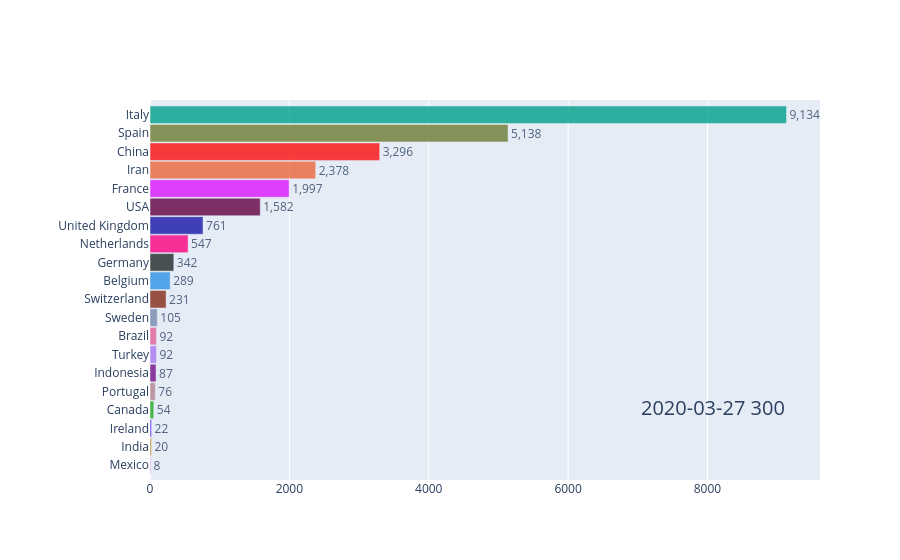

The cell this chart's notebook holds for it:
### Code cell
# look at specific frame
import bar_chart_race_ as bcr
import pandas as pd
import plotly.graph_objects as go
import plotly
import numpy as np

df = pd.read_csv('./data/covid19.csv', index_col='date', parse_dates=True)

bcr = bcr.bar_chart_race_plotly(df, orientation='h', period_length=200)
#print(bcr.df_values.head())
#print(bcr.df_ranks.head())
print('bcr.n_bars= ', bcr.n_bars)
print('xlimit, ylimit: ', bcr.xlimit, bcr.ylimit)

frames = []
slider_steps = []

i=300
bar_locs = bcr.df_ranks.iloc[i].values
top_filt = (bar_locs >= 0) & (bar_locs < bcr.n_bars + 1)
bar_vals = bcr.df_values.iloc[i].values
print('bar_locs')
print(bar_locs)

bar_vals[bar_locs == 0] = 0
bar_vals[bar_locs == bcr.n_bars + 1] = 0
print('bar_vals')
print(bar_vals)

# bcr.set_value_limit(bar_vals) # plotly bug? not updating range

cols = bcr.df_values.columns.values.copy()

cols[bar_locs == 0] = ' '
print('cols')
print(cols)
colors = bcr.bar_colors
bar_locs = bar_locs + np.random.rand(len(bar_locs)) / 10_000 # done to prevent stacking of bars
x, y = (bar_vals, bar_locs) if bcr.orientation == 'h' else (bar_locs, bar_vals)

print('x: ', x)
print('y: ', y)
label_axis = dict(tickmode='array', tickvals=bar_locs, ticktext=cols, 
                    tickfont=bcr.tick_label_font)

label_axis['range'] = bcr.ylimit if bcr.orientation == 'h' else bcr.xlimit
if bcr.orientation == 'v':
    label_axis['tickangle'] = -90

value_axis = dict(showgrid=True, type=bcr.scale)#, tickformat=',.0f')
value_axis['range'] = bcr.xlimit if bcr.orientation == 'h' else bcr.ylimit

bar = go.Bar(x=x, y=y, width=bcr.bar_size, textposition=bcr.bar_textposition,
                texttemplate=bcr.bar_texttemplate, orientation=bcr.orientation, 
                marker_color=colors, insidetextfont=bcr.bar_label_font, 
                cliponaxis=False, outsidetextfont=bcr.bar_label_font, 
                hovertemplate=bcr.hovertemplate, **bcr.bar_kwargs)

data = [bar]
xaxis, yaxis = (value_axis, label_axis) if bcr.orientation == 'h' else (label_axis, value_axis)

print('xaxis: ', xaxis)
print('yaxis: ', yaxis)
annotations = bcr.get_annotations(i)
if bcr.slider and i % bcr.steps_per_period == 0:
    slider_steps.append(
                {"args": [[i],
                    {"frame": {"duration": bcr.duration, "redraw": False},
                        "mode": "immediate",
                        "fromcurrent": True,
                        "transition": {"duration": bcr.duration}
                    }],
                "label": bcr.get_period_label_text(i), 
                "method": "animate"})
layout = go.Layout(xaxis=xaxis, yaxis=yaxis, annotations=annotations, 
                    margin={'l': 150}, **bcr.layout_kwargs)
frames.append(go.Frame(data=data, layout=layout, name=i))

fig = go.Figure(data=data, layout=layout, frames=frames)
fig.show()
#bcr.make_animation()

### Figure 1 — Plotly figure (JSON) as saved in the notebook; plotly's stock layout.template omitted (floating-point values rounded to 4 significant figures)
{"data": [{"cliponaxis": false, "hovertemplate": "%{y} - %{x:,.0f}<extra></extra>", "insidetextfont": {"size": 12}, "marker": {"color": ["#2E91E5", "#E15F99", "#1CA71C", "#FB0D0D", "#DA16FF", "#222A2A", "#B68100", "#750D86", "#EB663B", "#511CFB", "#00A08B", "#FB00D1", "#FC0080", "#B2828D", "#6C7C32", "#778AAE", "#862A16", "#A777F1", "#620042", "#1616A7"]}, "opacity": 0.8, "orientation": "h", "outsidetextfont": {"size": 12}, "textposition": "outside", "texttemplate": "%{x:,.0f}", "type": "bar", "width": 0.95, "x": [289.0, 92.0, 54.0, 3296.0, 1997.0, 342.0, 20.0, 87.0, 2378.0, 22.0, 9134.0, 8.0, 547.0, 76.0, 5138.0, 105.0, 231.0, 92.0, 1582.0, 761.0], "y": [11.0, 8.0, 4.0, 18.0, 16.0, 12.0, 2.0, 6.0, 17.0, 3.0, 20.0, 1.0, 13.0, 5.0, 19.0, 9.0, 10.0, 7.0, 15.0, 14.0]}], "layout": {"annotations": [{"font": {"size": 20}, "showarrow": false, "text": "2020-03-27 300", "x": 0.95, "xanchor": "right", "xref": "paper", "y": 0.15, "yref": "paper"}], "margin": {"l": 150}, "showlegend": false, "xaxis": {"showgrid": true, "type": "linear"}, "yaxis": {"range": [0.2, 20.8], "tickfont": {"size": 12}, "tickmode": "array", "ticktext": ["Belgium", "Brazil", "Canada", "China", "France", "Germany", "India", "Indonesia", "Iran", "Ireland", "Italy", "Mexico", "Netherlands", "Portugal", "Spain", "Sweden", "Switzerland", "Turkey", "USA", "United Kingdom"], "tickvals": [11.0, 8.0, 4.0, 18.0, 16.0, 12.0, 2.0, 6.0, 17.0, 3.0, 20.0, 1.0, 13.0, 5.0, 19.0, 9.0, 10.0, 7.0, 15.0, 14.0]}}}
